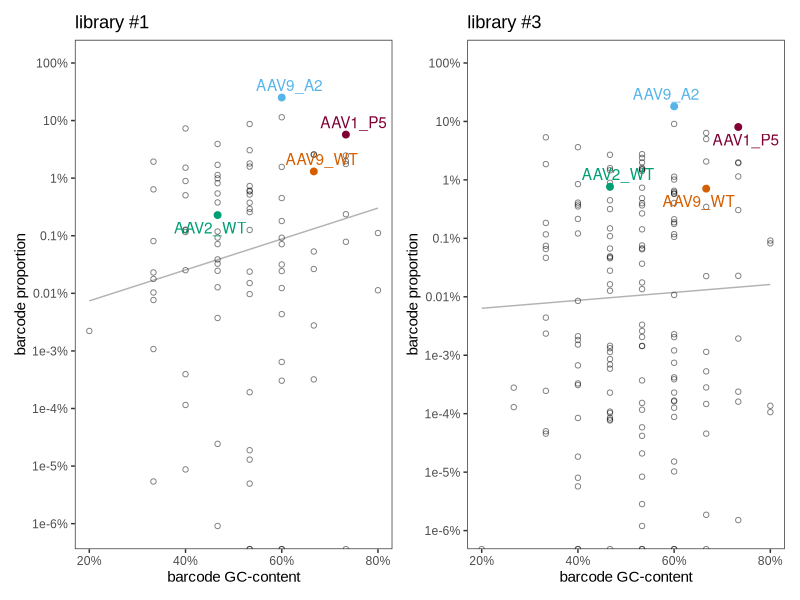
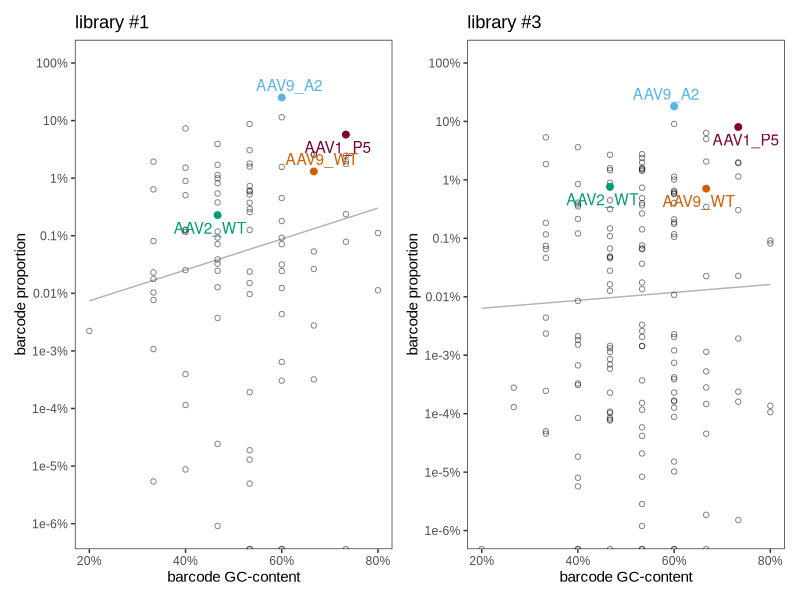
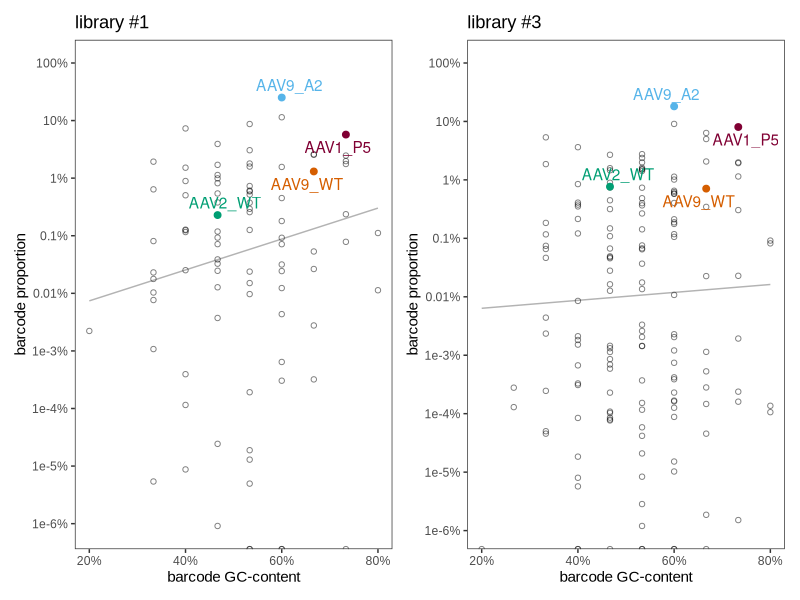

The R source for these figures, in order:
library(tidyverse)
library(patchwork)

# define the plotting style
theme_set(theme_bw() + theme(text = element_text(family = 'Arial'),
                             panel.grid.minor = element_blank(),    # remove axis grid
                             panel.grid.major = element_blank(),
                             strip.background = element_blank(),    # remove silly gray bg of facet title
                             strip.text = element_text(hjust = 0),  # left-justify facets
                             plot.tag = element_text(size = 20, face = "bold")
))
aav_colors <- c("other" = "gray50")
aav_colors[c("AAV1_P5", "AAV9_A2", "AAV9_WT", "AAV2_WT")] <- c("#800033ff", "#56b4e9ff", "#d55e00ff", "#009e73ff")

# Calculate GC-content and mean barcode proportion per AAV (library #1)
lib1 <- read_csv("tables/AAVlib1_AAV-barcode-counts.csv", col_types = "cccdcddddddd") %>%
  group_by(set, celltype) %>%
  mutate(total_bc = sum(barcode_count)) %>% ungroup() %>%
  group_by(set, celltype, AAV_ID, barcode_seq) %>%
  summarise(fraction = barcode_count / total_bc) %>% ungroup() %>%
  group_by(AAV_ID, barcode_seq) %>%
  summarise(mean_fraction = mean(fraction)) %>% ungroup() %>%
  mutate(gc_content = str_count(barcode_seq, "[GC]") / 15)

# Calculate GC-content and mean barcode proportion per AAV (library #3)
lib3 <- read_csv("tables/AAVlib3_AAV-barcode-counts.csv", col_types = "cccdcddddddd") %>%
  mutate(AAV_ID = str_replace(AAV_ID, "wt", "_WT")) %>%
  group_by(set, celltype) %>%
  mutate(total_bc = sum(barcode_count)) %>% ungroup() %>%
  group_by(set, celltype, AAV_ID, barcode_seq) %>%
  summarise(fraction = barcode_count / total_bc) %>% ungroup() %>%
  group_by(AAV_ID, barcode_seq) %>%
  summarise(mean_fraction = mean(fraction)) %>% ungroup() %>%
  mutate(gc_content = str_count(barcode_seq, "[GC]") / 15)

# plot GC-content against barcode proportion for both libraries, highlighting our candidates:
lib1_candidates <- lib1 %>% filter(AAV_ID %in% names(aav_colors))
p1 <- lib1 %>%
  ggplot(aes(x = gc_content, y = mean_fraction, color = AAV_ID, label = AAV_ID)) +
  geom_smooth(method = "lm", color = "gray70", se=F, fullrange=T, size = .5) +
  geom_point(color = "black", shape = 1, alpha = .5) +
  geom_point(data = lib1_candidates, size = 2) +
  ggrepel::geom_text_repel(data = lib1_candidates) +
  scale_x_continuous(labels = scales::percent_format(accuracy = 1)) +
  scale_y_log10(labels = c("100%", "10%", "1%", "0.1%", "0.01%", "1e-3%", "1e-4%", "1e-5%", "1e-6%"), breaks = 10^-(0:8), limits = c(NA, 1)) +
  scale_color_manual(values = aav_colors) +
  ggtitle("library #1")

lib3_candidates <- lib3 %>% filter(AAV_ID %in% names(aav_colors))
p3 <- lib3 %>%
  ggplot(aes(x = gc_content, y = mean_fraction, color = AAV_ID, label = AAV_ID)) +
  geom_smooth(method = "lm", color = "gray70", se=F, fullrange=T, size = .5) +
  geom_point(color = "black", shape = 1, alpha = .5) +
  geom_point(data = lib3_candidates, size = 2) +
  ggrepel::geom_text_repel(data = lib3_candidates) +
  scale_x_continuous(labels = scales::percent_format(accuracy = 1)) +
  scale_y_log10(labels = c("100%", "10%", "1%", "0.1%", "0.01%", "1e-3%", "1e-4%", "1e-5%", "1e-6%"), breaks = 10^-(0:8), limits = c(NA, 1)) +
  scale_color_manual(values = aav_colors) +
  ggtitle("library #3")

p1 + p3 &
  theme(legend.position = "none", panel.grid.minor = element_blank()) &
  labs(x = "barcode GC-content", y = "barcode proportion")

# save plots
ggsave("plots/GC-bias.png", dpi = 300,
       width = 18, height = 9, units = "cm")
ggsave("plots/GC-bias.svg",
       width = 18, height = 9, units = "cm")

# Calculate spearman correlation for both libraries:
lib1 %>%
  {cor.test(.$gc_content, .$mean_fraction, method = "spearman", exact = F)}

lib3 %>%
  {cor.test(.$gc_content, .$mean_fraction, method = "spearman", exact = F)}
